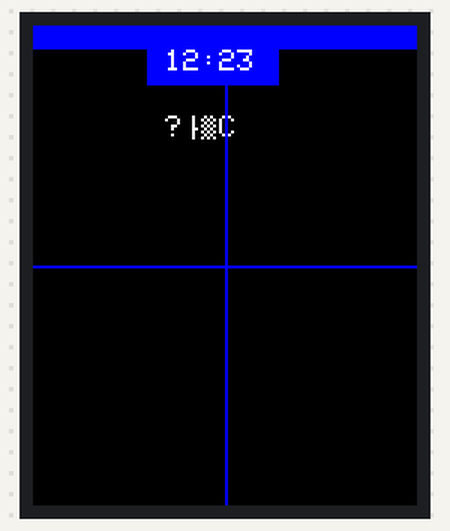
The sketch below on a simulated Arduino Uno, built with avr-gcc and run on an emulated ATmega328P. Shown: 128×160 colour display.

Above: at 0.2 s.

The sketch:

st7735DEMO.ino
```cpp
#include "struct.h"
#include "st7735.h"
void setup() {
  // put your setup code here, to run once:
  initDatas();
  initST();
  Serial.begin(9600);
  char buff[51]="";
  //sprintf(buff,"%l Pa",s.meteo.pressure);
 Serial.println(buff);
}

void loop() {
  // put your main code here, to run repeatedly:
  loopST(s);
  delay(700);
}

void initDatas(){
  s.meteo.pressure=1001000ul;
  s.meteo.temp=40.54F;
  s.meteo.rhumidity=60.0F;
  s.geo.alt=1000.0F;
  s.tm.Hour=12;
  s.tm.Minute=23;
}
```

st7735.cpp
```cpp
#include "st7735.h"
Adafruit_ST7735 tft = Adafruit_ST7735(TFT_CS, TFT_DC, TFT_RST);
void showTime(char*);
void showTemp(char*);
void showHumi(char*);
void showPressure(char*);
void showAlti(char*);
void initFrame();

void initST() {
  tft.initR(INITR_BLACKTAB);      // Init ST7735S chip, black tab
  tft.fillScreen(ST77XX_BLACK);
  initFrame();
}

void loopST(S_Datas datas) {
  char buff[28]="";
  sprintf(buff,"%02d:%02d",datas.tm.Hour,datas.tm.Minute);
  showTime(buff);
  sprintf(buff,"%f°C",datas.meteo.temp);
  showTemp(buff);
  //sprintf(buff,"%lf Pa",((double)((float)datas.meteo.pressure)/100000.0l));
  //showPressure(buff);
  initFrame();
}

void initFrame(){
  tft.fillRect(0,0,128,8,ST77XX_BLUE);
  tft.drawLine(0,80,128,80,ST77XX_BLUE);
  tft.drawLine(64,18,64,160,ST77XX_BLUE);

}

void showTime(char* str)
{
  tft.fillRect(POS_TIME_X-6,POS_TIME_Y,44,12, ST77XX_BLUE);
    tft.setTextSize(1);
  tft.setCursor(POS_TIME_X,POS_TIME_Y);
  tft.setTextColor(ST77XX_WHITE);
  tft.print(str);
}

void showTemp(char* str)
{
  //tft.fillRect(POS_TEMP_X-2,POS_TEMP_Y-2,44,12, ST77XX_BLUE);
  tft.setTextSize(1);
  tft.setCursor(POS_TEMP_X,POS_TEMP_Y);
  tft.setTextColor(ST77XX_WHITE);
  tft.print(str);
}

//void showHumi(char* str)
//{
//  tft.fillRect(POS_TIME_X-2,POS_TIME_Y-2,44,12, ST77XX_BLUE);
//    tft.setTextSize(1);
//  tft.setCursor(POS_TIME_X,POS_TIME_Y);
//  tft.setTextColor(ST77XX_WHITE);
//  tft.print(str);
//}
//
//void showAlti(char* str)
//{
//  tft.fillRect(POS_TIME_X-2,POS_TIME_Y-2,44,12, ST77XX_BLUE);
//    tft.setTextSize(1);
//  tft.setCursor(POS_TIME_X,POS_TIME_Y);
//  tft.setTextColor(ST77XX_WHITE);
//  tft.print(str);
//}

//void showPressure(char* str)
//{
//  tft.setCursor(POS_PRESS_X,POS_PRESS_Y+50);
//  tft.setTextSize(2);
//  tft.setTextColor(ST77XX_WHITE);
//  tft.print(str);
//}
```

st7735.h
```cpp
#ifndef __ST7735
#define __ST7735
#include "struct.h"
  #include <Adafruit_ST77xx.h>
  #include <Adafruit_ST7789.h>
  #include <Adafruit_ST7735.h>
    #define TFT_CS        10
  #define TFT_RST        8 // Or set to -1 and connect to Arduino RESET pin
  #define TFT_DC         9
  #define POS_TIME_X 44
  #define POS_TIME_Y 8
  #define POS_TEMP_X 44
  #define POS_TEMP_Y 30
  #define POS_HUMI_X 30
  #define POS_HUMI_Y 10
  #define POS_PRESS_X 00
  #define POS_PRESS_Y 00
  #define POS_ALTI_X 00
  #define POS_ALTI_Y 00
void initST();
void loopST( S_Datas);
#endif
```

struct.h
```cpp
#if !defined(__STRUCT)
#define __STRUCT
#include <TimeLib.h>
typedef struct S_Meteo{
  long double pressure;
  float temp;
  float rhumidity;
}smeteo;
typedef struct S_Geo{
  int16_t alt;
}sgeo;
typedef struct S_Datas{
  S_Meteo meteo;
  S_Geo geo;
  tmElements_t tm;
}sdatas;
static S_Datas s;
#endif
```
